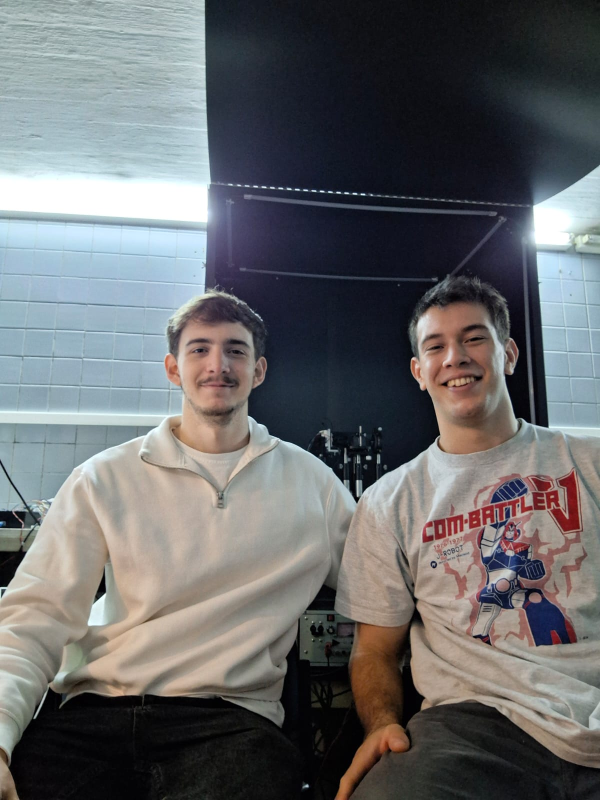
#> input picture app/toto/toto.jfif, 1200 x 1600 px (shown at 1/2 size)
$ python -i analisis_bordes.py   (imports and definitions only)
#> lines starting #> are read from the running program, lines starting #| are printed output that depends on the picture; after the words box and inside, x2 and y2 are one past the last pixel; in counts of white or black regions, pixels touching at a corner belong together
import numpy as np
import matplotlib.pyplot as plt
from skimage.filters import gaussian, threshold_otsu, sobel
from skimage.measure import find_contours
from scipy.ndimage import uniform_filter
from scipy.signal import find_peaks

class ImageEnhancer:
    def __init__(self, imagen, sigma_background=100, alpha=0):
        self.image = imagen
        self.sigma_background = sigma_background
        self.alpha = alpha

    def _subtract_background(self):
        background = gaussian(self.image.astype(np.float32), sigma=self.sigma_background, preserve_range=True)
        corrected = self.image.astype(np.float32) - self.alpha * background
        return corrected

    def _detect_histogram_peaks(self, image, min_intensity=5, min_dist=30):
        histograma, bins = np.histogram(image[image > min_intensity], bins=256, range=(0, 255))
        histograma[:5] = 0
        hist = gaussian(histograma.astype(float), sigma=5)
        peaks, _ = find_peaks(hist, distance=min_dist)
        peak_vals = hist[peaks]
        if len(peaks) < 2:
            raise ValueError("No se detectaron dos picos suficientemente separados en el histograma.")
        sorted_indices = np.argsort(peak_vals)[-2:]
        top_peaks = peaks[sorted_indices]
        top_peaks.sort()
        centro = (top_peaks[0] + top_peaks[1]) / 2
        sigma = abs(top_peaks[0] - centro)
        return centro, sigma, hist, top_peaks

    def _enhance_tanh_diff2(self, corrected, centro, sigma):
        delta = corrected - centro
        return np.exp(-0.5 * (delta / sigma) ** 2) * delta

    def _apply_tanh(self, image, ganancia=1, centro=100, sigma=50):
        delta = image - centro
        return 0.5 * (np.tanh(0.5 * delta / sigma) + 1)

    # [11 lines left out: function _find_large_contours, not called in this run]

    def _find_contours_by_sobel(self, image, levels=[0.1], percentil_contornos=0):
        edges = sobel(image.astype(float) / 255.0)
        contornos = []
        for nivel in levels:
            c = find_contours(edges, level=nivel)
            contornos.extend(c)
        if percentil_contornos > 0 and contornos:
            # [4 lines left out: function area_contorno, not called in this run]
            areas = np.array([area_contorno(c) for c in contornos])
            umbral = np.percentile(areas, percentil_contornos)
            contornos = [c for c, a in zip(contornos, areas) if a >= umbral]
        return contornos

    def procesar_gui(self, suavizado=5, ganancia_tanh=0.1, mostrar=False, percentil_contornos=0,
                     min_dist_picos=30, metodo_contorno="sobel", retornar_etapas=False):
        corrected = self._subtract_background()
        centro, sigma, hist, top_peaks = self._detect_histogram_peaks(corrected, min_dist=min_dist_picos)

        # Realce con función gaussiana x*exp(-(x/sigma)^2)
        enhanced = self._enhance_tanh_diff2(corrected, centro, sigma)
        enhanced_norm = (enhanced - enhanced.min()) / (enhanced.max() - enhanced.min())
        enhanced_uint8 = (enhanced_norm * 255).astype(np.uint8)

        # Suavizado y segunda realce tipo tanh
        smooth = uniform_filter(enhanced_uint8, size=suavizado)
        centro1, sigma1, hist2, top_peaks2 = self._detect_histogram_peaks(smooth, min_dist=min_dist_picos)

        enhanced2 = self._apply_tanh(smooth, ganancia=ganancia_tanh, centro=centro1, sigma=sigma1)
        enhanced2_norm = (enhanced2 - enhanced2.min()) / (enhanced2.max() - enhanced2.min())
        enhanced2_uint8 = (enhanced2_norm * 255).astype(np.uint8)

        # Binarización
        threshold = np.mean(enhanced2_uint8)
        binary = (enhanced2_uint8 > threshold).astype(np.uint8) * 255

        # Detección de contornos
        if metodo_contorno == "sobel":
            contornos = self._find_contours_by_sobel(enhanced2_uint8, levels=[0.16], percentil_contornos=percentil_contornos)
        elif metodo_contorno == "binarizacion":
            contornos = self._find_large_contours(binary, percentil_contornos=percentil_contornos)
        else:
            raise ValueError(f"Método de contorno no reconocido: {metodo_contorno}")

        # Etapas para mostrar en GUI
        imagen_original = self.image
        imagen_realzada = enhanced_uint8
        imagen_suavizada = smooth
        imagen_tanh = enhanced2_uint8
        imagen_binaria = binary

        # Histograma como imagen
        fig, ax = plt.subplots(figsize=(4, 3), dpi=100)
        ax.plot(hist2, color='black')
        ax.scatter(top_peaks2, hist2[top_peaks2], color='red')
        ax.set_title("Histograma de Intensidades")
        ax.set_xlabel("Intensidad")
        ax.set_ylabel("Frecuencia")
        fig.tight_layout()

        # Convertir figura matplotlib a QImage
        import io
        from PIL import Image
        buf = io.BytesIO()
        fig.savefig(buf, format='png')
        buf.seek(0)
        hist_img = Image.open(buf).convert("RGB")
        hist_img = hist_img.resize((300, 220))
        hist_np = np.array(hist_img)
        buf.close()
        plt.close(fig)

        if retornar_etapas:
            return binary, contornos, [imagen_original, imagen_realzada, imagen_suavizada,
                                       imagen_tanh, imagen_binaria], hist_np
        else:
            return binary, contornos


    # [43 lines left out: function _mostrar_resultados, not called in this run]

>>> import cv2
>>> picture = cv2.imread('../toto/toto.jfif', cv2.IMREAD_GRAYSCALE)
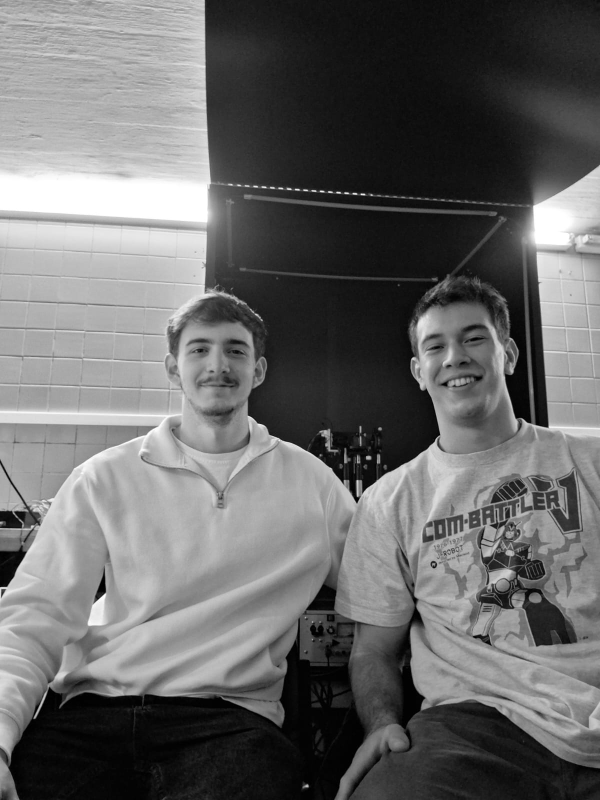
#> picture: shape (1600, 1200) (shown at 1/2 size); min 0, max 255, mean 105.2
>>> result = ImageEnhancer(picture).procesar_gui()
#> in _subtract_background, `background = gaussian(self.image.astype(np.float32), sigma=self.sigma_..`:
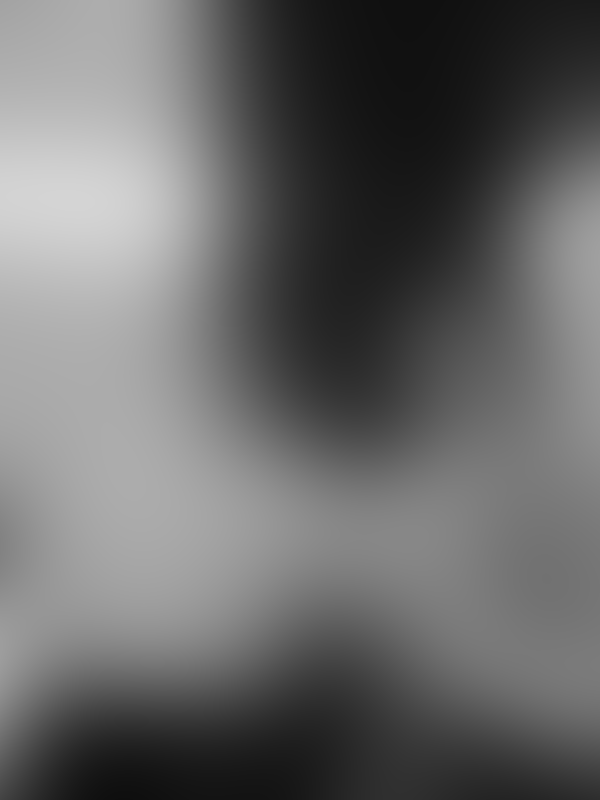
#> background: shape (1600, 1200) float32 (shown at 1/2 size); min 14.77, max 212.6, mean 105.4
#> in _detect_histogram_peaks, `histograma, bins = np.histogram(image[image > min_intensity], bins=256..`: histograma = 256 values, max 34929 at index 16, min 0 at index 0, mean 7273.3; bins = 257 values from 0 to 255
#> in _detect_histogram_peaks, `hist = gaussian(histograma.astype(float), sigma=5)`: hist = 256 values, max 23027.2 at index 19, min 623.1 at index 240, mean 7440.5
#> in _detect_histogram_peaks, `peaks, _ = find_peaks(hist, distance=min_dist)`: peaks = [19, 173]
#> in _detect_histogram_peaks, `peak_vals = hist[peaks]`: peak_vals = [23027.2, 16061.4]
#> in _detect_histogram_peaks, `sorted_indices = np.argsort(peak_vals)[-2:]`: sorted_indices = [1, 0]
#> in _detect_histogram_peaks, `top_peaks = peaks[sorted_indices]`: top_peaks = [173, 19]
#> in _detect_histogram_peaks, `centro = (top_peaks[0] + top_peaks[1]) / 2`: centro = 96
#> in _detect_histogram_peaks, `sigma = abs(top_peaks[0] - centro)`: sigma = 77
#> in procesar_gui, `centro, sigma, hist, top_peaks = self._detect_histogram_peaks(correcte..`: centro = 96; sigma = 77; top_peaks = [19, 173]
#> in _enhance_tanh_diff2, `return np.exp(-0.5 * (delta / sigma) ** 2) * delta`:
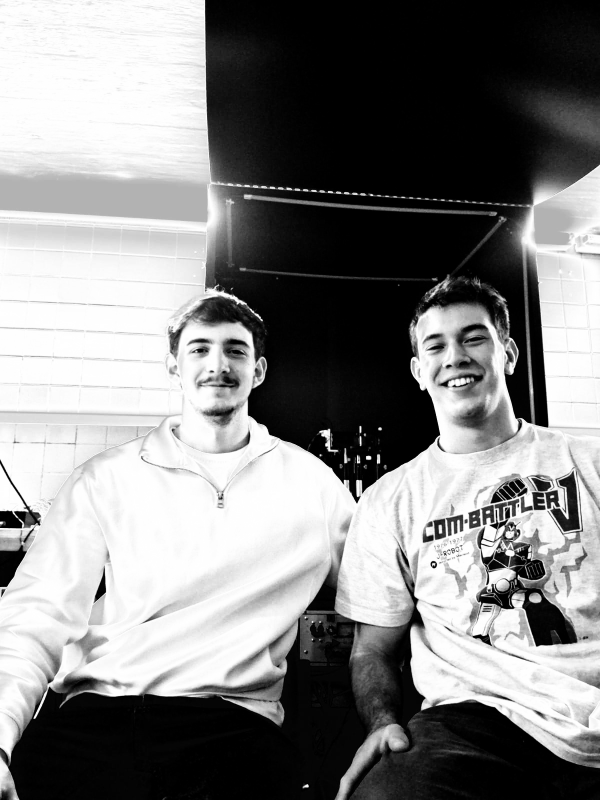
#> returned value: shape (1600, 1200) float32 (shown at 1/2 size); min -46.7, max 46.7, mean 1.9; drawn with min black and max white
#> in procesar_gui, `centro1, sigma1, hist2, top_peaks2 = self._detect_histogram_peaks(smoo..`: centro1 = 131; sigma1 = 120; hist2 = 256 values, max 38393.4 at index 251, min 1177.1 at index 97, mean 4800.7; top_peaks2 = [11, 251]
#> in _apply_tanh, `return 0.5 * (np.tanh(0.5 * delta / sigma) + 1)`:
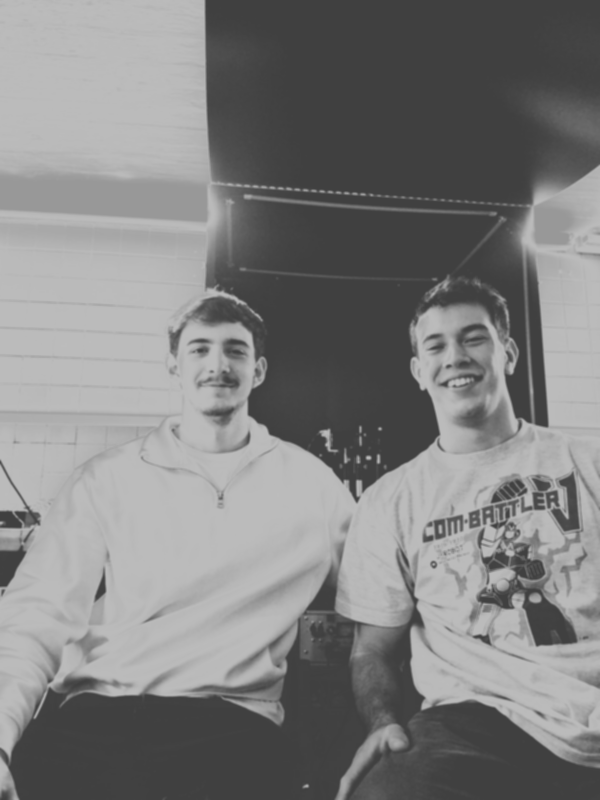
#> returned value: shape (1600, 1200) float64 (shown at 1/2 size); min 0.251, max 0.738, mean 0.503
#> in procesar_gui, `threshold = np.mean(enhanced2_uint8)`: threshold = 131.6
#> in procesar_gui, `binary = (enhanced2_uint8 > threshold).astype(np.uint8) * 255`:
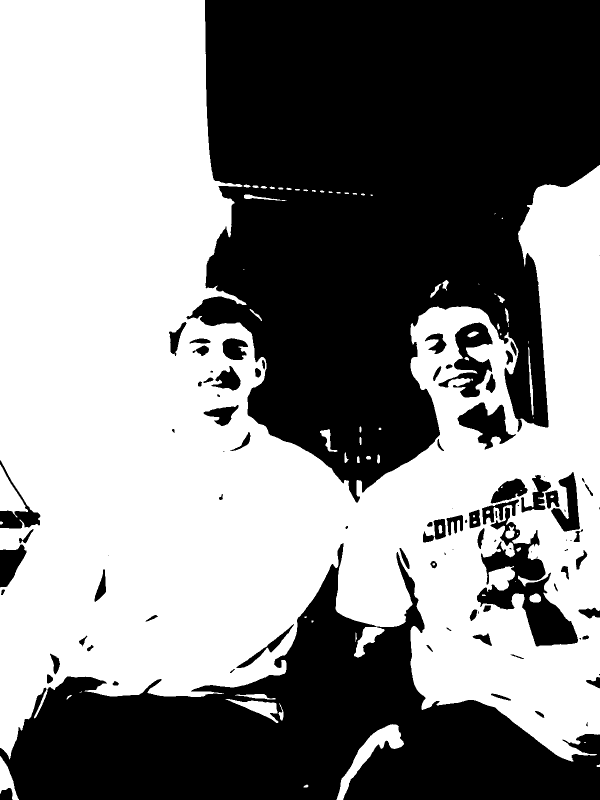
#> binary: shape (1600, 1200) (shown at 1/2 size); 53.4% white; 96 black regions (23 under 20 px), largest, box (x1, y1, x2, y2) and area: (373, 0, 1200, 1005) 564518, (0, 1086, 1200, 1600) 266034, (954, 1015, 1156, 1293) 18337
#> in _find_contours_by_sobel, `edges = sobel(image.astype(float) / 255.0)`:
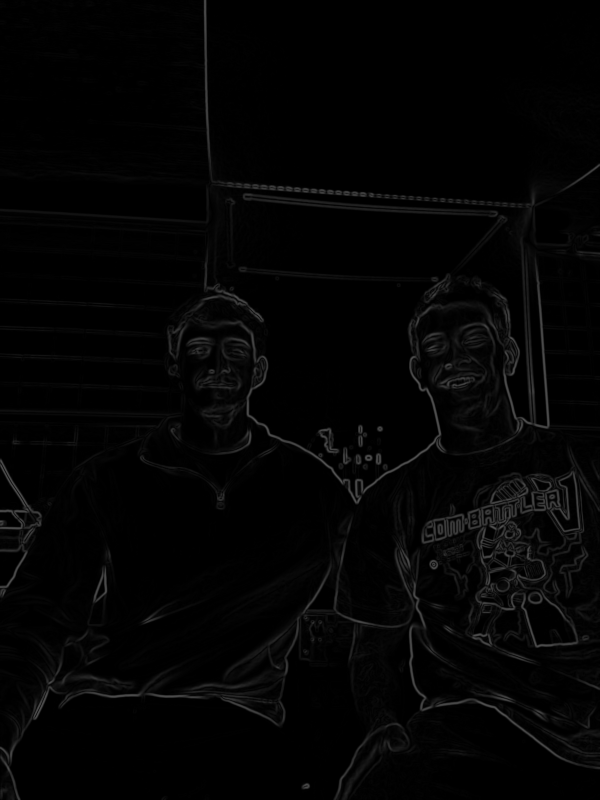
#> edges: shape (1600, 1200) float64 (shown at 1/2 size); min 0, max 0.35, mean 0.0164
#> the loop in _find_contours_by_sobel, `for nivel in levels:` made 1 pass
#> c on pass 1: 564 point arrays, longest 2409 points
#> after the loop in _find_contours_by_sobel, `for nivel in levels:`: contornos = 564 point arrays, longest 2409 points
#> in procesar_gui, `hist_img = hist_img.resize((300, 220))`:
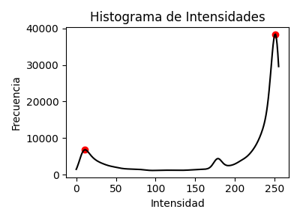
#> hist_img: PIL image 300x220 RGB; mean R, G, B 245.1, 244.9, 244.9
